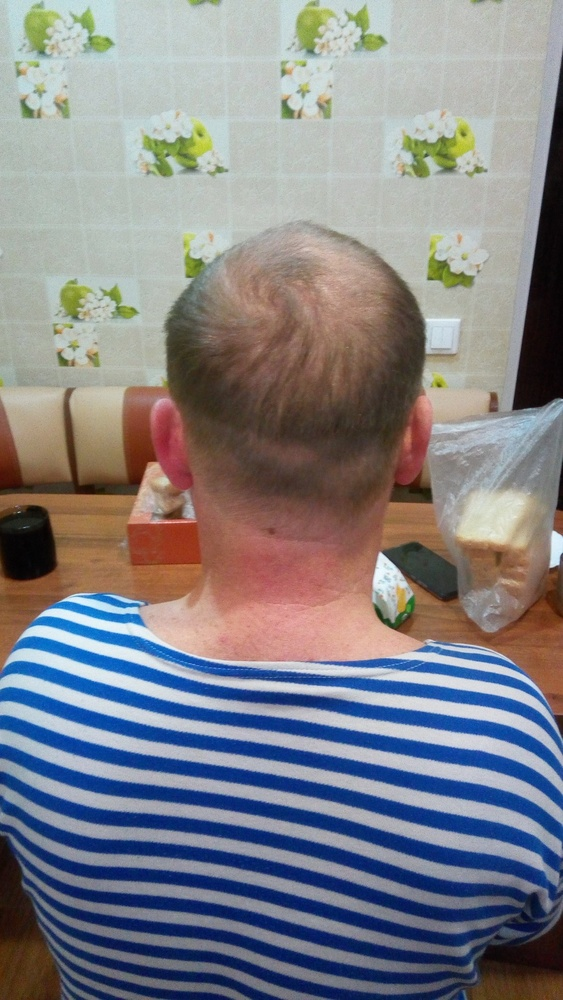
#> input picture backend/dataset/images/1/000011bb35--65cd8d5f9f818843e6987969_Back.jpg, 563 x 1000 px, shrunk from 1024 x 1820 before the run
$ python test_boundary.py dataset/images/1/000011bb35--65cd8d5f9f818843e6987969_Back.jpg
#> lines starting #> are read from the running program, lines starting #| are printed output that depends on the picture; after the words box and inside, x2 and y2 are one past the last pixel; in counts of white or black regions, pixels touching at a corner belong together
import cv2
import numpy as np
import sys

def process(img_path):
    img = cv2.imread(img_path)
#> img is the input picture: shape (1000, 563, 3); mean B, G, R 135, 130, 130.6
    if img is None:
        print("Cannot read image")
        return

    h, w = img.shape[:2]

    # 그레이스케일 변환
    gray = cv2.cvtColor(img, cv2.COLOR_BGR2GRAY)
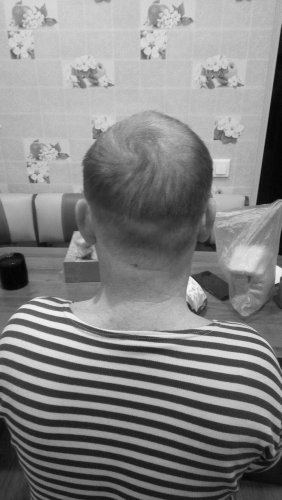
#> gray: shape (1000, 563) (shown at 1/2 size); min 2, max 248, mean 130.8

    # 엣지 검출 (모발 텍스처 찾기)
    edges = cv2.Canny(gray, 30, 100)
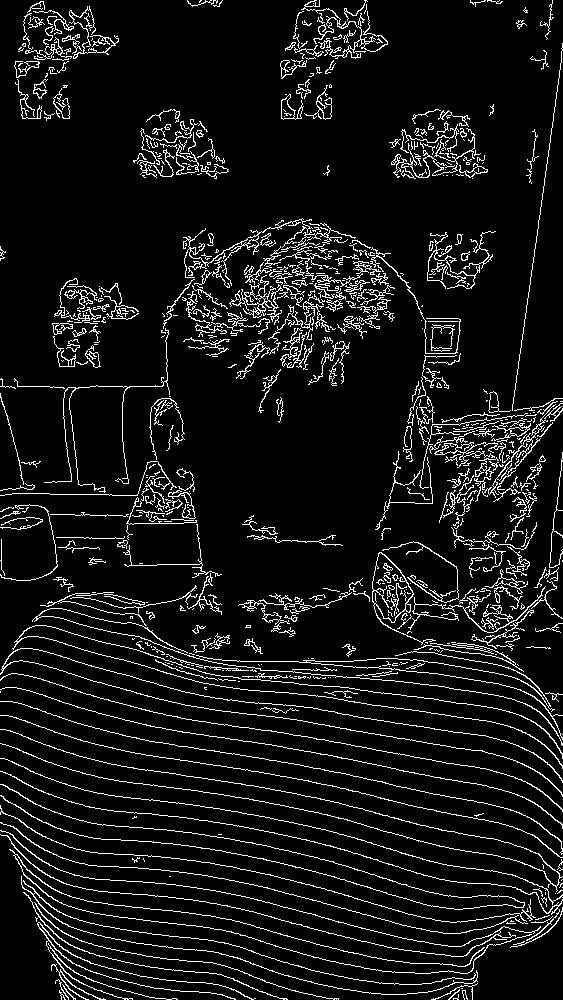
#> edges: shape (1000, 563); 8.1% white in thin lines or dots

    # 엣지를 팽창시켜 덩어리로 만듦
    kernel = cv2.getStructuringElement(cv2.MORPH_ELLIPSE, (15, 15))
    hair_blob = cv2.dilate(edges, kernel, iterations=3)
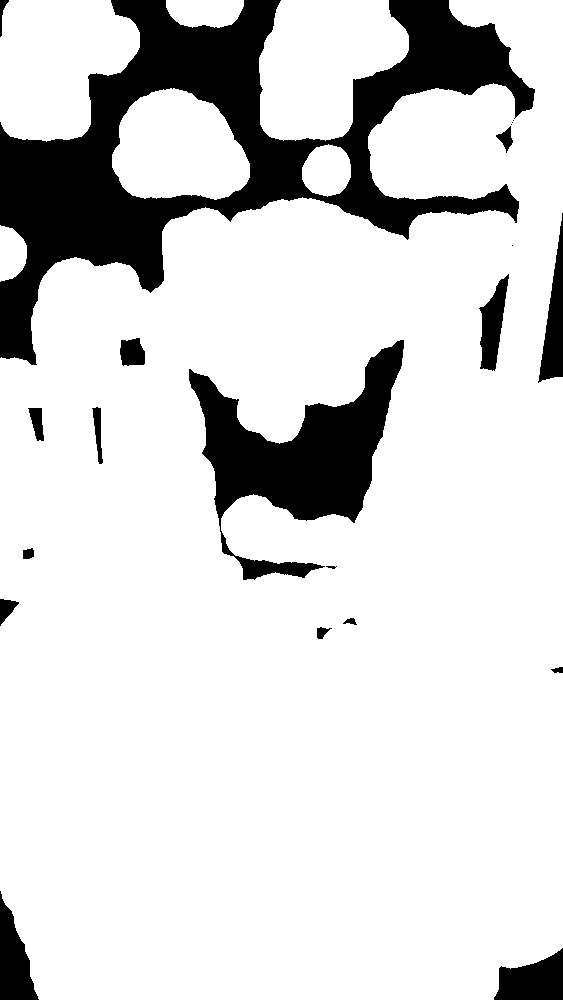
#> hair_blob: shape (1000, 563); 84.3% white; 21 black regions (4 under 20 px), largest, box (x1, y1, x2, y2) and area: (0, 0, 535, 365) 58376, (189, 340, 404, 580) 19319, (494, 948, 563, 1000) 2451
    hair_blob = cv2.morphologyEx(hair_blob, cv2.MORPH_CLOSE, kernel)
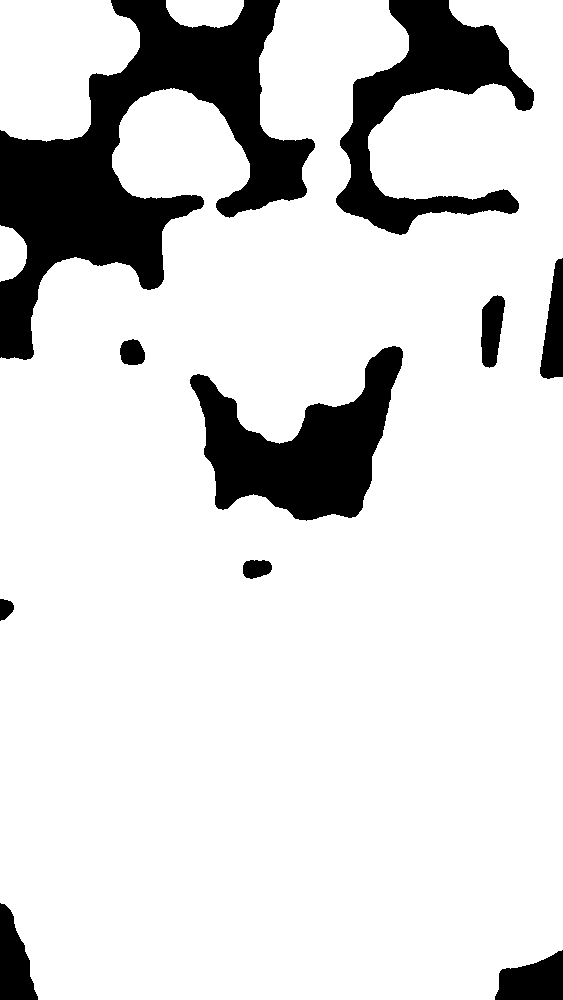
#> hair_blob: shape (1000, 563); 85% white; 10 black regions, largest, box (x1, y1, x2, y2) and area: (0, 0, 315, 360) 40964, (190, 346, 403, 521) 17859, (336, 0, 534, 235) 16494

    # 상단 60%만 남기기 (하단 얼굴의 엣지 제거)
    roi_mask = np.zeros_like(hair_blob)
    roi_mask[0:int(h*0.60), :] = 255
    hair_blob = cv2.bitwise_and(hair_blob, roi_mask)
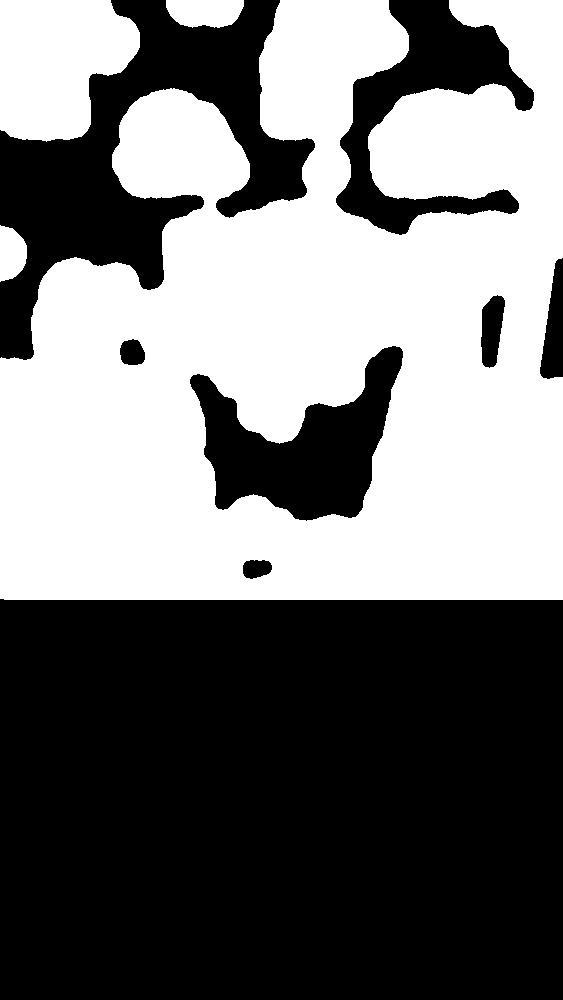
#> hair_blob: shape (1000, 563); 45.9% white; 4 white regions

    # 가장 큰 컨투어 찾기 (이게 머리 영역)
    contours, _ = cv2.findContours(hair_blob, cv2.RETR_EXTERNAL, cv2.CHAIN_APPROX_SIMPLE)
#> contours = 4 contours; box (x1, y1, x2, y2) and area: (0, 0, 563, 600) 258329, (0, 0, 140, 142) 15119, (166, 0, 244, 28) 1726, (0, 225, 27, 282) 1124
    if not contours:
        print("No contours")
        return

    largest_contour = max(contours, key=cv2.contourArea)
#> largest_contour = contour of 947 points, box (x1, y1, x2, y2) (0, 0, 563, 600), area 258329

    # 컨투어 내부를 채워서 완벽한 마스크 생성
    final_mask = np.zeros_like(hair_blob)
    cv2.drawContours(final_mask, [largest_contour], -1, 255, thickness=cv2.FILLED)
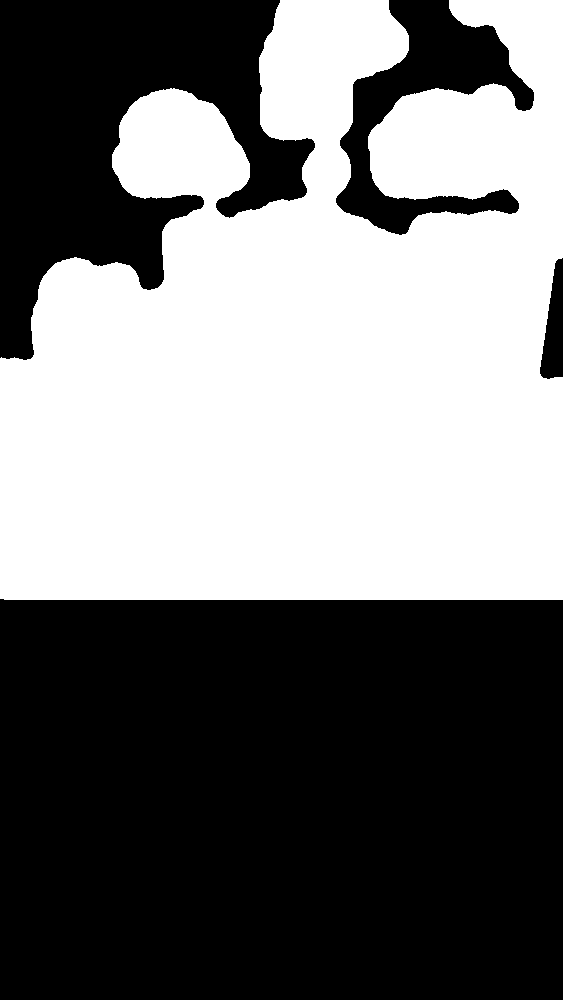
#> final_mask: shape (1000, 563); 46.2% white; 1 white region, box (x1, y1, x2, y2) and area: (0, 0, 563, 600) 260139

    # M자 라인 등 모발 경계를 부드럽게 만들기 위해 팽창 & 블러
    # (AI가 경계선 부근을 자연스럽게 채울 수 있도록 마스크를 모발 바깥쪽(이마쪽)으로 살짝 넓힘)
    final_mask = cv2.dilate(final_mask, kernel, iterations=2)
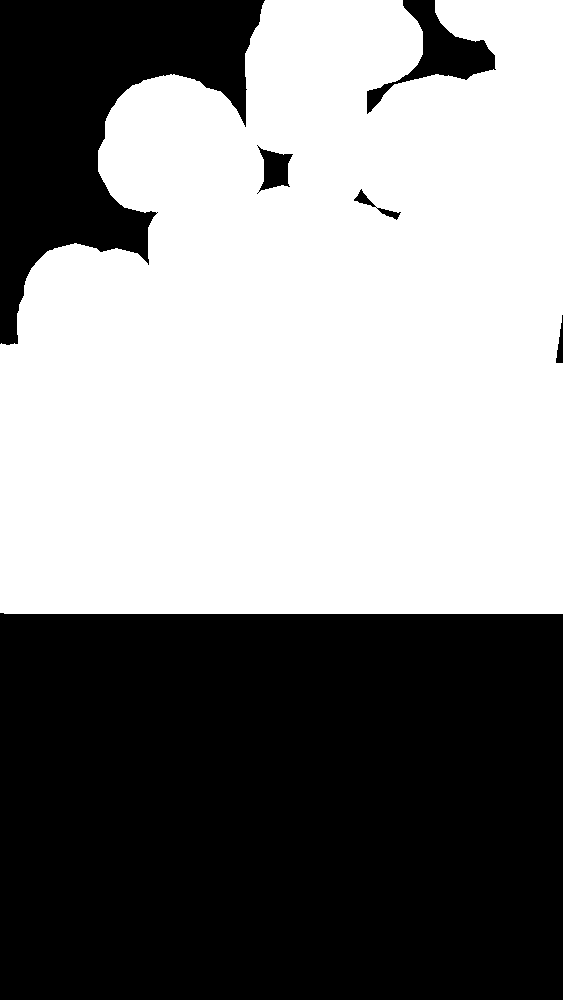
#> final_mask: shape (1000, 563); 52.7% white; 6 black regions, box (x1, y1, x2, y2) and area: (0, 613, 563, 1000) 217322, (0, 0, 265, 345) 43327, (367, 0, 496, 114) 4142, (257, 145, 293, 194) 916, (354, 189, 401, 220) 265, (556, 315, 563, 363) 185

    cv2.imwrite("test_mask.png", final_mask)
    print("Done")

if __name__ == "__main__":
    process(sys.argv[1])

$ run again, on backend/dataset/images/1/000011bb35--65cd8d5f9f818843e6987969_Left.jpg
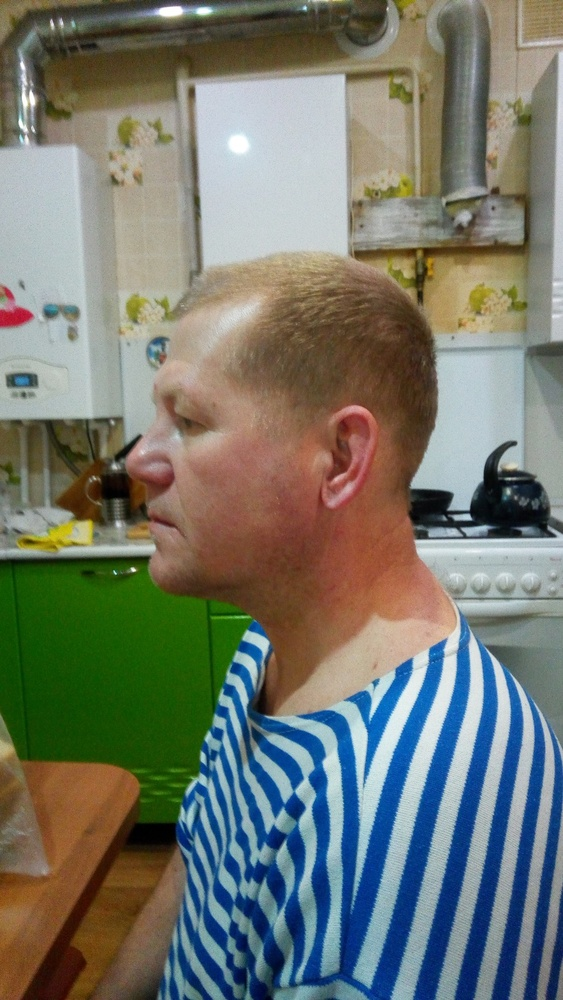
#> input picture backend/dataset/images/1/000011bb35--65cd8d5f9f818843e6987969_Left.jpg, 563 x 1000 px, shrunk from 1024 x 1820 before the run
#> in process, img is the input picture: shape (1000, 563, 3); mean B, G, R 108.6, 119.6, 116
#> in process, `edges = cv2.Canny(gray, 30, 100)`:
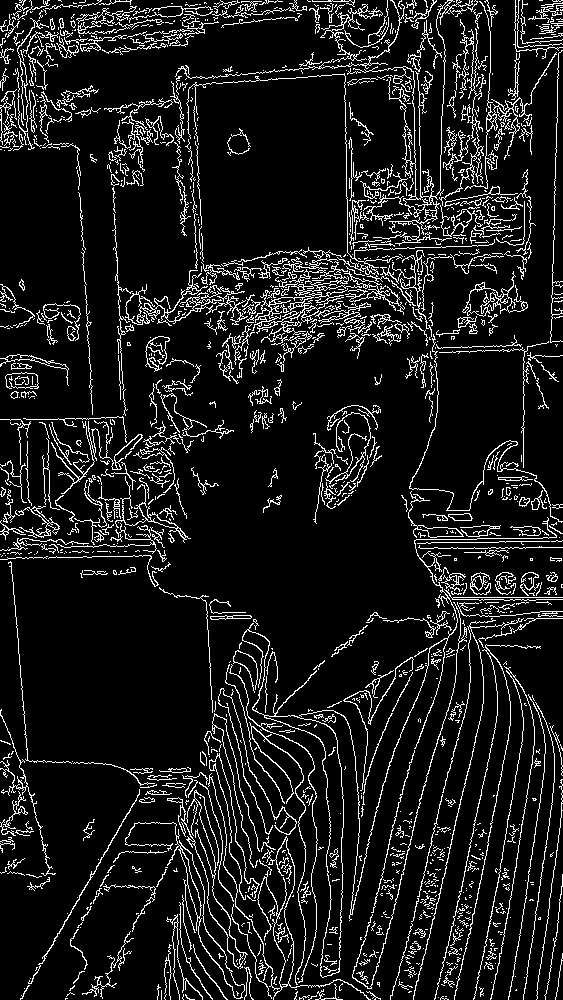
#> edges: shape (1000, 563); 10.2% white in thin lines or dots
#> contours = 1 contour; box (x1, y1, x2, y2) and area: (0, 0, 563, 600) 315606
#> largest_contour = contour of 394 points, box (x1, y1, x2, y2) (0, 0, 563, 600), area 315606
#> in process, `final_mask = cv2.dilate(final_mask, kernel, iterations=2)`:
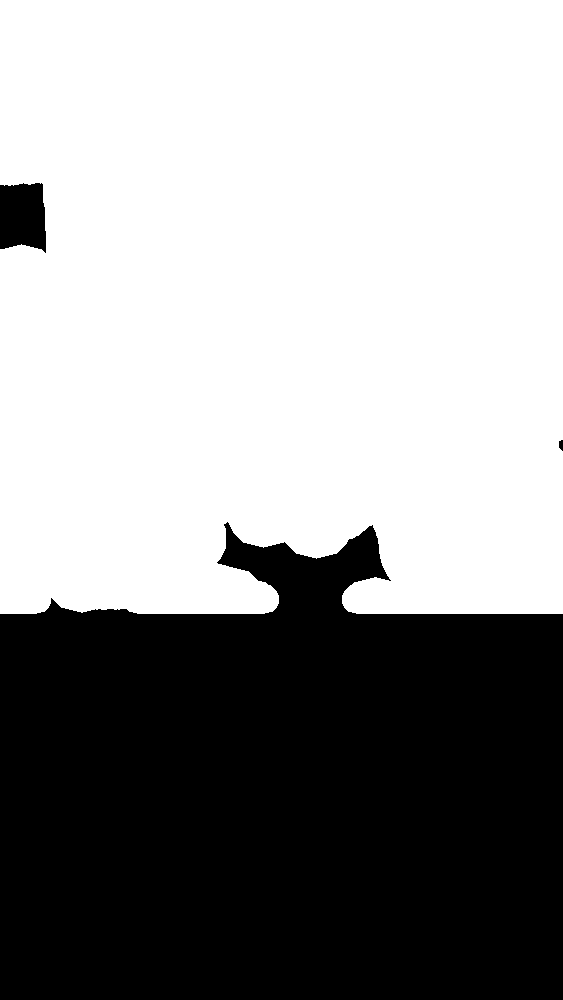
#> final_mask: shape (1000, 563); 59.4% white; 3 black regions, box (x1, y1, x2, y2) and area: (0, 522, 563, 1000) 225498, (0, 183, 46, 253) 2806, (559, 440, 563, 451) 36
